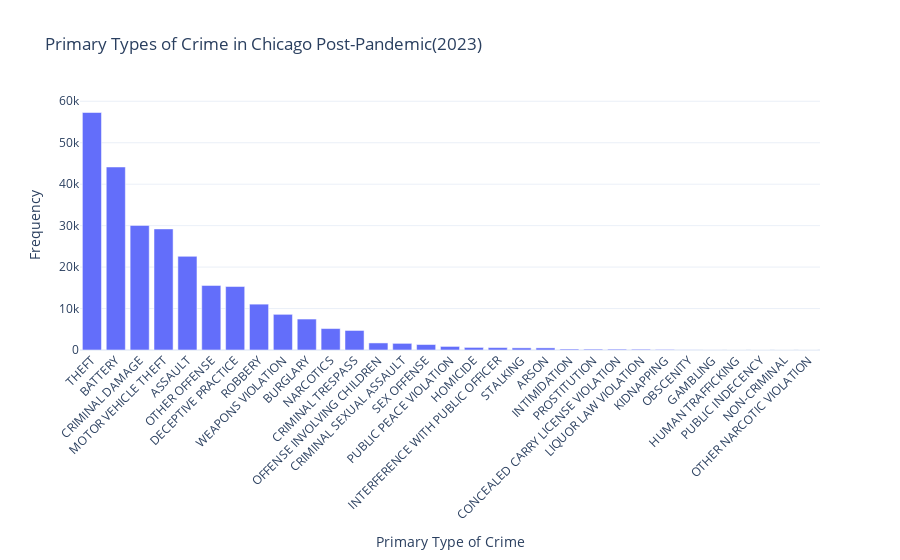

Notebook cell for this chart:
### Code cell
#determining the primary type of crime in 2023
# Filtering the dataset to include only records from the year 2023
crimes_2023 = crime_filtered_new[crime_filtered_new['Year'] == 2023]

# Counting the occurrences of each primary type of crime and vewing the count with their frequencies. 

crime_counts = crimes_2023['Primary Type'].value_counts().reset_index()
crime_counts.columns = ['Primary Type', 'Frequency']

# Create an interactive bar plot using Plotly
fig = px.bar(crime_counts, x='Primary Type', y='Frequency', title='Primary Types of Crime in Chicago Post-Pandemic(2023)',
             labels={'Frequency': 'Frequency', 'Primary Type': 'Primary Type of Crime'},
             template='plotly_white')
fig.update_layout(xaxis_tickangle=-45)
fig.show()

### Figure 1 — Plotly figure (JSON) as saved in the notebook; plotly's stock layout.template omitted (floating-point values rounded to 4 significant figures)
{"data": [{"alignmentgroup": "True", "hovertemplate": "Primary Type of Crime=%{x}<br>Frequency=%{y}<extra></extra>", "legendgroup": "", "marker": {"color": "#636efa", "pattern": {"shape": ""}}, "name": "", "offsetgroup": "", "orientation": "v", "showlegend": false, "textposition": "auto", "type": "bar", "x": ["THEFT", "BATTERY", "CRIMINAL DAMAGE", "MOTOR VEHICLE THEFT", "ASSAULT", "OTHER OFFENSE", "DECEPTIVE PRACTICE", "ROBBERY", "WEAPONS VIOLATION", "BURGLARY", "NARCOTICS", "CRIMINAL TRESPASS", "OFFENSE INVOLVING CHILDREN", "CRIMINAL SEXUAL ASSAULT", "SEX OFFENSE", "PUBLIC PEACE VIOLATION", "HOMICIDE", "INTERFERENCE WITH PUBLIC OFFICER", "STALKING", "ARSON", "INTIMIDATION", "PROSTITUTION", "CONCEALED CARRY LICENSE VIOLATION", "LIQUOR LAW VIOLATION", "KIDNAPPING", "OBSCENITY", "GAMBLING", "HUMAN TRAFFICKING", "PUBLIC INDECENCY", "NON-CRIMINAL", "OTHER NARCOTIC VIOLATION"], "xaxis": "x", "y": [57294, 44150, 30054, 29215, 22591, 15576, 15311, 11060, 8605, 7466, 5174, 4714, 1703, 1603, 1323, 862, 626, 585, 516, 512, 231, 211, 205, 186, 139, 38, 15, 7, 6, 3, 2], "yaxis": "y"}], "layout": {"barmode": "relative", "legend": {"tracegroupgap": 0}, "title": {"text": "Primary Types of Crime in Chicago Post-Pandemic(2023)"}, "xaxis": {"anchor": "y", "domain": [0, 1], "tickangle": -45, "title": {"text": "Primary Type of Crime"}}, "yaxis": {"anchor": "x", "domain": [0, 1], "title": {"text": "Frequency"}}}}
